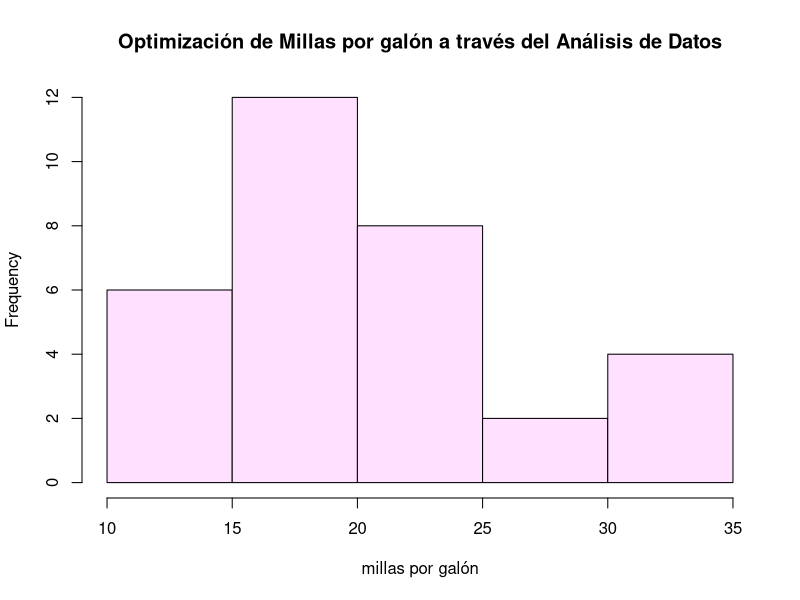
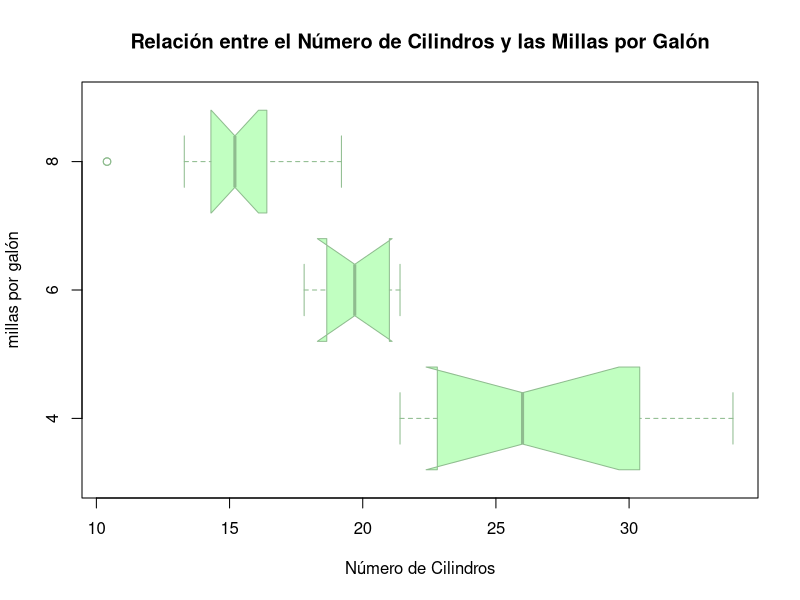
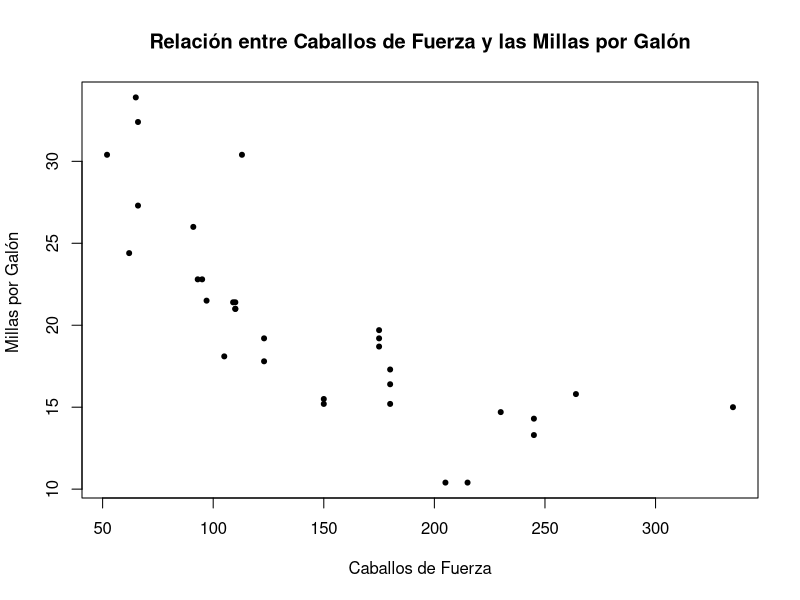
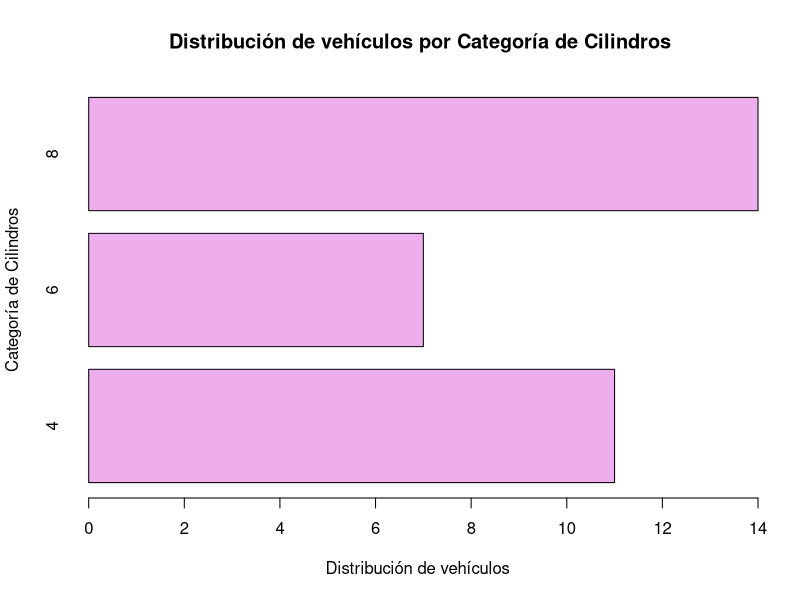

These charts were generated, in order, by the following R code:
## ---- chunk 1
library(dplyr)
library(rmarkdown)
datos_mtcars<-mtcars
str(mtcars)
## ---- chunk 2
summary(mtcars)
## ---- chunk 3
paged_table(mtcars, options = list(rows.print=6))
## ---- chunk 4
##histograma para millas por galón
data("mtcars")
hist(mtcars$mpg ,main="Optimización de Millas por galón a través del Análisis de Datos",
     xlab= "millas por galón",
     col="thistle1",
     freq=TRUE)
## ---- chunk 5
##boxplot
data("mtcars")
boxplot(mtcars$mpg~mtcars$cyl,main= "Relación entre el Número de Cilindros y las Millas por Galón",
        xlab="Número de Cilindros",
        ylab="millas por galón",
        col="darkseagreen1",
        border="darkseagreen",
        horizontal = TRUE,
        notch=TRUE)
## ---- chunk 6
##dispersión
data("mtcars")
plot(mtcars$hp,mtcars$mpg,
     main = "Relación entre Caballos de Fuerza y las Millas por Galón",
     xlab = "Caballos de Fuerza",
     ylab= "Millas por Galón ",
     pch=20)
       
## ---- chunk 7
##gráfico de barras
data("mtcars")
cilindros<-table(mtcars$cyl)
barplot(cilindros,main="Distribución de vehículos por Categoría de Cilindros",
        xlab="Distribución de vehículos ",
        ylab="Categoría de Cilindros",
        col="plum2", 
        horiz=TRUE)

## ---- chunk 8
data("mtcars")
media<-mean(mtcars$mpg)
media
## ---- chunk 9
data("mtcars")
mediana<-median(mtcars$mpg)
mediana
## ---- chunk 10
data("mtcars")
varianza<-var(mtcars$mpg)
varianza
## ---- chunk 11
data("mtcars")
desviación_estándar<-sd(mtcars$mpg)
desviación_estándar
## ---- chunk 12
data("mtcars")
tabla_contigencia<-table(mtcars$cyl,mtcars$gear)
tabla_contigencia

## ---- chunk 13
t.test(mtcars$mpg,mu=20)
## ---- chunk 14
cor.test(mtcars$hp,mtcars$mpg,method = "pearson")
